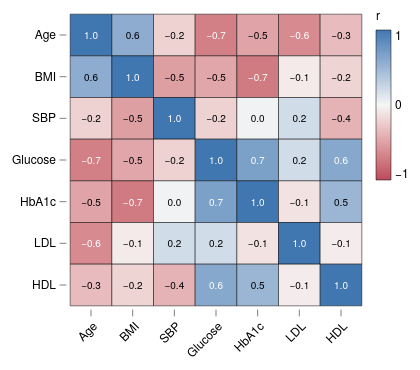

Source (Vega-Lite JSON):
### Vega-Lite specification from a JSON file in a GitHub repository (floating-point values rounded to 4 significant figures)
{"background": null, "config": {"arc": {"fill": "#DBDBDB", "fillOpacity": 1.0, "innerRadius": 37.5, "padAngle": 0.03, "stroke": "black", "strokeOpacity": 1, "strokeWidth": 0.25}, "area": {"fill": "#DBDBDB", "fillOpacity": 1.0, "stroke": "black", "strokeOpacity": 1, "strokeWidth": 0.25}, "axis": {"domain": true, "domainCap": "round", "domainColor": "black", "domainWidth": 0.25, "grid": false, "gridCap": "round", "gridColor": "#F1F1F1", "gridDash": [0, 0], "gridOpacity": 1.0, "gridWidth": 0.25, "labelColor": "black", "labelFont": "Helvetica Neue, HelveticaNeue, Helvetica, Arial, sans-serif", "labelFontSize": 6, "labelFontStyle": "normal", "labelFontWeight": 400, "offset": 0, "ticks": true, "tickCap": "round", "tickColor": "black", "tickRound": false, "tickSize": 3, "tickWidth": 0.25, "titleColor": "black", "titleFont": "Helvetica Neue, HelveticaNeue, Helvetica, Arial, sans-serif", "titleFontSize": 6, "titleFontStyle": "normal", "titleFontWeight": 400}, "axisX": {"domain": false, "labelAlign": "center", "labelAngle": 0, "labels": true, "ticks": true, "translate": 0}, "axisY": {"domain": false, "labelAlign": "right", "labelAngle": 0, "labels": true, "ticks": true, "translate": 0}, "axisRight": {"domain": false, "labelAlign": "left", "labelAngle": 0, "labels": true, "ticks": true, "translate": 0}, "axisTop": {"domain": false, "labelAlign": "center", "labelAngle": 0, "labels": true, "ticks": true, "translate": 0}, "axisBand": {"tickOffset": 0}, "bar": {"fill": "#DBDBDB", "fillOpacity": 1.0, "stroke": "black", "strokeOpacity": 1, "strokeWidth": 0.25}, "boxplot": {"size": 13.5, "ticks": {"cornerRadius": 0.25, "fill": "black", "opacity": 1, "size": 6.75, "thickness": 0.25}, "box": {"fillOpacity": 1.0, "stroke": "black", "strokeOpacity": 1, "strokeWidth": 0.25}, "median": {"cornerRadius": 0, "fill": "black", "fillOpacity": 1.0, "opacity": 1, "size": 13.5, "thickness": 0.25}, "rule": {"fill": "black", "fillOpacity": 1.0, "size": 15.0, "stroke": "black", "strokeDash": [0, 0], "strokeOpacity": 1, "strokeWidth": 0.25}, "outliers": {"color": "black", "fill": "black", "fillOpacity": 1.0, "size": 0, "stroke": "black", "strokeOpacity": 1, "strokeWidth": 0.25}}, "circle": {"fill": "black", "fillOpacity": 1.0, "size": 1.875, "stroke": null, "strokeOpacity": 1, "strokeWidth": 0.25}, "errorband": {"band": {"fillOpacity": 0.6, "stroke": null, "strokeWidth": 0.25, "strokeOpacity": 1}, "borders": {"opacity": 0, "strokeOpacity": 1, "strokeWidth": 0.25}}, "errorbar": {"opacity": 1, "rule": {"strokeDash": [0, 0], "strokeWidth": 0.25}, "ticks": {"color": "black", "cornerRadius": 0.125, "opacity": 1, "size": 9.0, "thickness": 0.25}, "thickness": 0.25}, "font": "Helvetica Neue, HelveticaNeue, Helvetica, Arial, sans-serif", "geoshape": {"fill": "#DBDBDB", "fillOpacity": 1.0, "stroke": "black", "strokeOpacity": 1, "strokeWidth": 0.25}, "header": {"labelColor": "black", "labelFont": "Helvetica Neue, HelveticaNeue, Helvetica, Arial, sans-serif", "labelFontSize": 6, "labelFontStyle": "normal", "labelFontWeight": 400, "titleColor": "black", "titleFont": "Helvetica Neue, HelveticaNeue, Helvetica, Arial, sans-serif", "titleFontSize": 6, "titleFontStyle": "normal", "titleFontWeight": 400, "titlePadding": 0}, "legend": {"disable": false, "offset": 4.5, "titlePadding": 4, "labelOffset": 2, "gradientLabelOffset": 2, "columnPadding": 4, "rowPadding": 2, "gradientLength": 75.0, "gradientThickness": 7.5, "gradientOpacity": 1.0, "gradientStrokeColor": "black", "gradientStrokeWidth": 0.25, "labelColor": "black", "labelFont": "Helvetica Neue, HelveticaNeue, Helvetica, Arial, sans-serif", "labelFontSize": 6, "labelFontStyle": "normal", "labelFontWeight": 400, "strokeColor": "black", "strokeWidth": 0, "symbolSize": 36, "symbolStrokeColor": "black", "symbolStrokeWidth": 0.25, "titleColor": "black", "titleFont": "Helvetica Neue, HelveticaNeue, Helvetica, Arial, sans-serif", "titleFontSize": 6, "titleFontStyle": "normal", "titleFontWeight": 400}, "line": {"color": "black", "stroke": "black", "strokeCap": "butt", "strokeDash": [0, 0], "strokeOpacity": 1, "strokeWidth": 0.5}, "point": {"filled": true, "fill": "#DBDBDB", "fillOpacity": 1.0, "size": 7.5, "stroke": "black", "strokeOpacity": 1, "strokeWidth": 0.25}, "range": {"category": ["#B2B2B2", "#4A7CD3", "#008542", "#664CAF", "#509F98", "#636363", "#284F93", "#005226", "#382864", "#285753"], "diverging": {"scheme": ["#443E60", "#5F597E", "#7C759B", "#9994B6", "#B7B4CC", "#D6D5DC", "#F6F6F6", "#D1DAD9", "#A4C2BF", "#7AA9A4", "#578E89", "#37736E", "#1B5954"]}, "heatmap": {"scheme": ["#440154", "#472270", "#433E82", "#38598C", "#2C728E", "#238A8D", "#24A086", "#39B578", "#5DC862", "#96D646", "#CAE02D", "#FDE724"]}, "ordinal": {"scheme": ["#F1F1F1", "#DBDBDB", "#C6C6C6", "#B2B2B2", "#9D9D9D", "#898989", "#767676", "#636363", "#515151", "#404040", "#2F2F2F", "#1F1F1F"]}, "ramp": {"scheme": ["#440154", "#472270", "#433E82", "#38598C", "#2C728E", "#238A8D", "#24A086", "#39B578", "#5DC862", "#96D646", "#CAE02D", "#FDE724"]}}, "rule": {"color": "black", "stroke": "black", "strokeCap": "round", "strokeDash": [2, 2], "strokeOpacity": 1, "strokeWidth": 0.25}, "scale": {"barBandPaddingInner": 0.1, "rectBandPaddingInner": 0, "tickBandPaddingInner": 0.1, "bandPaddingOuter": 0.1, "bandWithNestedOffsetPaddingInner": 0.2, "bandWithNestedOffsetPaddingOuter": 0.2, "offsetBandPaddingInner": 0, "offsetBandPaddingOuter": 0, "round": false}, "rect": {"fill": "#DBDBDB", "fillOpacity": 1.0, "stroke": "black", "strokeOpacity": 1, "strokeWidth": 0.25}, "square": {"fill": "#DBDBDB", "fillOpacity": 1.0, "size": 15.0, "stroke": "black", "strokeOpacity": 1, "strokeWidth": 0.25}, "text": {"color": "black", "font": "Helvetica Neue, HelveticaNeue, Helvetica, Arial, sans-serif", "fontSize": 6, "fontStyle": "normal", "fontWeight": 400}, "tick": {"color": "black", "cornerRadius": 0.125, "opacity": 1.0, "size": 13.5, "thickness": 0.25}, "title": {"anchor": "middle", "frame": "group", "color": "black", "font": "Helvetica Neue, HelveticaNeue, Helvetica, Arial, sans-serif", "fontSize": 6, "fontStyle": "normal", "fontWeight": 400, "subtitleColor": "black", "subtitleFont": "Helvetica Neue, HelveticaNeue, Helvetica, Arial, sans-serif", "subtitleFontSize": 6, "subtitleFontStyle": "normal", "subtitleFontWeight": 400}, "trail": {"color": "black", "opacity": 1, "size": 0.5}, "view": {"continuousWidth": 150, "continuousHeight": 150, "discreteWidth": 150, "discreteHeight": 150, "fill": null, "stroke": null, "strokeWidth": 0.25}}, "layer": [{"mark": {"type": "rect"}, "encoding": {"color": {"field": "r", "scale": {"domain": [-1, 1], "range": ["#BC4A5A", "#C96872", "#D4858B", "#DFA1A5", "#E8BDBF", "#F0DADA", "#F6F6F6", "#D7E0EB", "#B9CBE0", "#9BB6D5", "#7DA1C9", "#5F8CBD", "#4177B1"]}, "title": "r", "type": "quantitative"}, "x": {"axis": {"labelAlign": "right", "labelAngle": -45}, "field": "a", "sort": ["Age", "BMI", "SBP", "Glucose", "HbA1c", "LDL", "HDL"], "title": null, "type": "nominal"}, "y": {"field": "b", "sort": ["Age", "BMI", "SBP", "Glucose", "HbA1c", "LDL", "HDL"], "title": null, "type": "nominal"}}}, {"mark": {"type": "text", "fontSize": 5}, "encoding": {"color": {"condition": {"test": "abs(datum.r) > 0.6", "value": "white"}, "value": "black"}, "text": {"field": "r", "format": ".1f", "type": "quantitative"}, "x": {"axis": {"labelAlign": "right", "labelAngle": -45}, "field": "a", "sort": ["Age", "BMI", "SBP", "Glucose", "HbA1c", "LDL", "HDL"], "title": null, "type": "nominal"}, "y": {"field": "b", "sort": ["Age", "BMI", "SBP", "Glucose", "HbA1c", "LDL", "HDL"], "title": null, "type": "nominal"}}}], "data": {"name": "data-3c30203ae2926ac0c3253e8a815bbecb"}, "$schema": "https://vega.github.io/schema/vega-lite/v6.4.1.json", "datasets": {"data-3c30203ae2926ac0c3253e8a815bbecb": [{"a": "Age", "b": "Age", "r": 1.0}, {"a": "Age", "b": "BMI", "r": 0.58}, {"a": "Age", "b": "SBP", "r": -0.22}, {"a": "Age", "b": "Glucose", "r": -0.7}, {"a": "Age", "b": "HbA1c", "r": -0.48}, {"a": "Age", "b": "LDL", "r": -0.63}, {"a": "Age", "b": "HDL", "r": -0.34}, {"a": "BMI", "b": "Age", "r": 0.58}, {"a": "BMI", "b": "BMI", "r": 1.0}, {"a": "BMI", "b": "SBP", "r": -0.51}, {"a": "BMI", "b": "Glucose", "r": -0.47}, {"a": "BMI", "b": "HbA1c", "r": -0.73}, {"a": "BMI", "b": "LDL", "r": -0.07}, {"a": "BMI", "b": "HDL", "r": -0.2}, {"a": "SBP", "b": "Age", "r": -0.22}, {"a": "SBP", "b": "BMI", "r": -0.51}, {"a": "SBP", "b": "SBP", "r": 1.0}, {"a": "SBP", "b": "Glucose", "r": -0.22}, {"a": "SBP", "b": "HbA1c", "r": 0.03}, {"a": "SBP", "b": "LDL", "r": 0.2}, {"a": "SBP", "b": "HDL", "r": -0.39}, {"a": "Glucose", "b": "Age", "r": -0.7}, {"a": "Glucose", "b": "BMI", "r": -0.47}, {"a": "Glucose", "b": "SBP", "r": -0.22}, {"a": "Glucose", "b": "Glucose", "r": 1.0}, {"a": "Glucose", "b": "HbA1c", "r": 0.67}, {"a": "Glucose", "b": "LDL", "r": 0.2}, {"a": "Glucose", "b": "HDL", "r": 0.61}, {"a": "HbA1c", "b": "Age", "r": -0.48}, {"a": "HbA1c", "b": "BMI", "r": -0.73}, {"a": "HbA1c", "b": "SBP", "r": 0.03}, {"a": "HbA1c", "b": "Glucose", "r": 0.67}, {"a": "HbA1c", "b": "HbA1c", "r": 1.0}, {"a": "HbA1c", "b": "LDL", "r": -0.12}, {"a": "HbA1c", "b": "HDL", "r": 0.5}, {"a": "LDL", "b": "Age", "r": -0.63}, {"a": "LDL", "b": "BMI", "r": -0.07}, {"a": "LDL", "b": "SBP", "r": 0.2}, {"a": "LDL", "b": "Glucose", "r": 0.2}, {"a": "LDL", "b": "HbA1c", "r": -0.12}, {"a": "LDL", "b": "LDL", "r": 1.0}, {"a": "LDL", "b": "HDL", "r": -0.06}, {"a": "HDL", "b": "Age", "r": -0.34}, {"a": "HDL", "b": "BMI", "r": -0.2}, {"a": "HDL", "b": "SBP", "r": -0.39}, {"a": "HDL", "b": "Glucose", "r": 0.61}, {"a": "HDL", "b": "HbA1c", "r": 0.5}, {"a": "HDL", "b": "LDL", "r": -0.06}, {"a": "HDL", "b": "HDL", "r": 1.0}]}}
